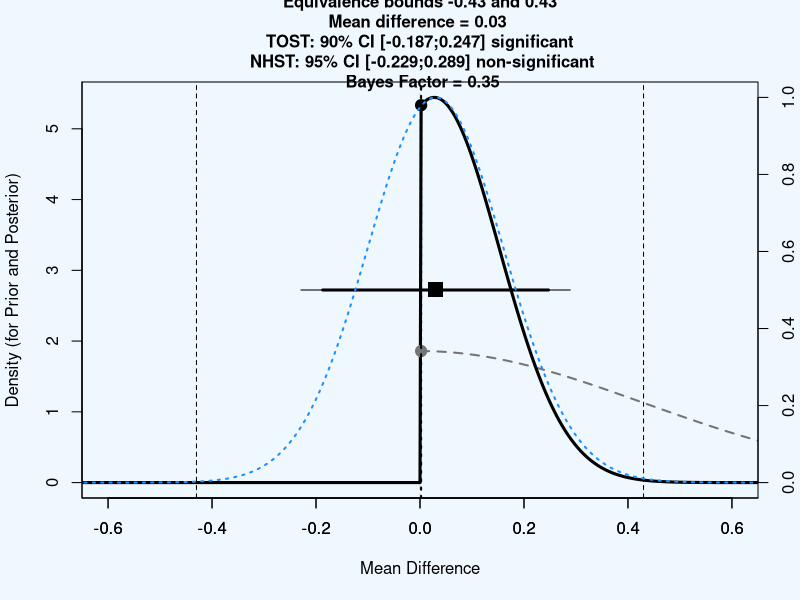

This figure's R source:
m1=5.25
m2=5.22
sd1=0.95
sd2=0.83
n1=95
n2=89
alpha=0.05
low_eqbound=-0.43
high_eqbound=0.43
var.equal=FALSE
prior_dist = "halfnormal"
effect_prior = 0.43


sdpooled<-sqrt((sd1^2 + sd2^2)/2) #calculate sd root mean squared for Welch's t-test
t1<-((m1-m2)-low_eqbound)/sqrt(sd1^2/n1 + sd2^2/n2) #welch's t-test lower bound
degree_f<-(sd1^2/n1+sd2^2/n2)^2/(((sd1^2/n1)^2/(n1-1))+((sd2^2/n2)^2/(n2-1))) #degrees of freedom for Welch's t-test
p1<-pt(t1, degree_f, lower.tail=FALSE) #p-value for Welch's TOST t-test
t2<-((m1-m2)-high_eqbound)/sqrt(sd1^2/n1 + sd2^2/n2) #welch's t-test upper bound
p2<-pt(t2, degree_f, lower.tail=TRUE) #p-value for Welch's TOST t-test
t<-(m1-m2)/sqrt(sd1^2/n1 + sd2^2/n2) #welch's t-test NHST
pttest<-2*pt(-abs(t), df=degree_f) #p-value for Welch's t-test
LL90<-(m1-m2)-qt(1-alpha, degree_f)*sqrt(sd1^2/n1 + sd2^2/n2) #Lower limit for CI Welch's t-test
UL90<-(m1-m2)+qt(1-alpha, degree_f)*sqrt(sd1^2/n1 + sd2^2/n2) #Upper limit for CI Welch's t-test
LL95<-(m1-m2)-qt(1-(alpha/2), degree_f)*sqrt(sd1^2/n1 + sd2^2/n2) #Lower limit for CI Welch's t-test
UL95<-(m1-m2)+qt(1-(alpha/2), degree_f)*sqrt(sd1^2/n1 + sd2^2/n2) #Upper limit for CI Welch's t-test

ptost<-max(p1,p2) #Get highest p-value for summary TOST result
ttost<-ifelse(abs(t1) < abs(t2), t1, t2) #Get lowest t-value for summary TOST result
dif<-(m1-m2)
testoutcome<-ifelse(pttest<alpha,"significant","non-significant")
TOSToutcome<-ifelse(ptost<alpha,"significant","non-significant")



se_prior<-effect_prior #if not specified otherwise, default SE is effect
effect_prior<-0 #halfnormal is centered on 0

df_prior<-1000 #if not specified otherwise, default df = 100000 (practically normal)

theta <- effect_prior - 10 * se_prior
incr <- se_prior / 200
theta=seq(from = effect_prior - 10 * se_prior, by = incr, length = 4001)
dist_theta <- dt(x = (theta-effect_prior)/se_prior, df=df_prior)
dist_theta[theta <= 0] = 0
dist_theta_alt = dist_theta/sum(dist_theta)
likelihood <- dt((abs(dif)-theta)/(abs(dif)/abs(t)), df = degree_f) #use abs(dif) - can be set to d
likelihood_alt = likelihood/sum(likelihood)
height <- dist_theta * likelihood
area <- sum(height * incr)
normarea <- sum(dist_theta * incr)
height_alt = dist_theta_alt * likelihood_alt
height_alt = height_alt/sum(height_alt)
LikelihoodTheory <- area/normarea
LikelihoodNull <- dt(abs(dif)/(abs(dif)/abs(t)), df = degree_f)
BayesFactor <- round(LikelihoodTheory / LikelihoodNull, 2)
bayes_results <- data.frame(BayesFactor, LikelihoodTheory, LikelihoodNull)
colnames(bayes_results) <- c("Bayes Factor","Likelihood (alternative)","Likelihood (null)")


#plot (adapted from Wienes by DL)
myminY = 1
# rescale prior and posterior to sum = 1 (density)
dist_theta_alt = dist_theta_alt / (sum(dist_theta_alt)*incr)
height_alt = height_alt/(sum(height_alt)*incr)
# rescale likelood to maximum = 1
likelihood_alt = likelihood_alt / max(likelihood_alt)
data = cbind(dist_theta_alt, height_alt)
maxy = max(data)
max_per_x = apply(data,1,max)
max_x_keep = max_per_x/maxy*100 > myminY  # threshold (1%) here
x_keep = which(max_x_keep==1)
par(bg = "aliceblue")
#png(file=paste("Fig1.png",sep=""),width=2300,height=1500, units = "px", res = 300)
#par(mar=c(5, 5, 5, 5))
plot(NA, ylim=c(0,maxy), xlim=c(min(LL90,low_eqbound)-max(UL90-LL90, high_eqbound-low_eqbound)/5, max(UL90,high_eqbound)+max(UL90-LL90, high_eqbound-low_eqbound)/5), bty="l", yaxt="n", ylab="",xlab="Mean Difference")
points(x=dif, y=maxy/2, pch=15, cex=2)
abline(v=high_eqbound, lty=2)
abline(v=low_eqbound, lty=2)
abline(v=0, lty=2, col="grey")
segments(LL90,maxy/2,UL90,maxy/2, lwd=3)
segments(LL95,maxy/2,UL95,maxy/2, lwd=1)
title(main=paste("Equivalence bounds ",round(low_eqbound,digits=3)," and ",round(high_eqbound,digits=3),"\nMean difference = ",round(dif,digits=3)," \n TOST: ", 100*(1-alpha*2),"% CI [",round(LL90,digits=3),";",round(UL90,digits=3),"] ", TOSToutcome," \n NHST: ", 100*(1-alpha),"% CI [",round(LL95,digits=3),";",round(UL95,digits=3),"] ", testoutcome,"\n Bayes Factor = ", BayesFactor, sep=""), cex.main=1)

par(new=TRUE)

plot(theta, dist_theta_alt, type = "l",
     ylim = c(0, maxy),
     xlim=c(min(LL90,low_eqbound)-max(UL90-LL90, high_eqbound-low_eqbound)/5, max(UL90,high_eqbound)+max(UL90-LL90, high_eqbound-low_eqbound)/5),
     ylab = "Density (for Prior and Posterior)", xlab = "", col = "grey46", lwd = 2, lty = 2)
lines(theta, height_alt, type = "l", col = "black", lwd = 3, lty = 1)
theta0 = which(theta == min(theta[theta>0]))
points(theta[theta0],dist_theta_alt[theta0], pch = 19, col = "grey46", cex = 1.5)
points(theta[theta0],height_alt[theta0], pch = 19, col = "black", cex = 1.5)
par(new = T)
plot(theta, likelihood_alt, type = "l",
     ylim = c(0, 1),
     xlim=c(min(LL90,low_eqbound)-max(UL90-LL90, high_eqbound-low_eqbound)/5, max(UL90,high_eqbound)+max(UL90-LL90, high_eqbound-low_eqbound)/5),     col = "dodgerblue", lwd = 2, lty = 3, axes = F, xlab = NA, ylab = NA)
axis(side = 4)
mtext(side = 4, line = 3, 'Likelihood')
abline(v = theta[theta0], lwd = 2, lty = 3)
#dev.off()
